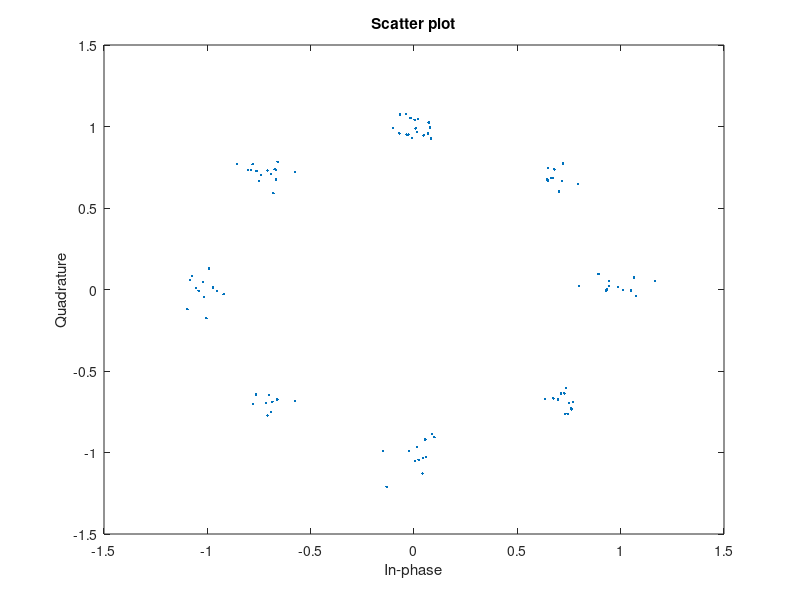

Recreate this plot in MATLAB. (Note: this script raises an error after producing the figure.)

nBit = 3;
M = 2^nBit;
N = 1e2;						% Number of samples
Ex = 1;

EbN0_dB = 10;
EbN0 = 10.^(EbN0_dB/10);
EsN0 = EbN0 * (nBit);

noise_var = 0.5*Ex/EsN0;
a = randsrc(N, 1, [0:M-1]);
x = pskmod(a, M);				% Modulate the signal x.
noise = 0.5*sqrt(noise_var) * (randn(N,1) + sqrt(-1)*randn(N,1));
y = x + noise;					% Output of AWGN channel
x_hat = pskdemod(y, M);			% Demodulate the signal y_chann. 	
scatterplot(y);


%% ---
nBit = 1;
M = 2^nBit;
temp = pskmod(0:M-1, M);
Ex = mean(abs(temp).^2);

%% ---
EbN0_dB = 1:10;
EbN0 = 10.^(EbN0_dB/10);
EsN0 = EbN0 * (nBit);
EsN0_dB = 10*log10(EsN0);

Error = zeros(length(EbN0_dB), 1);
BER = zeros(length(EbN0_dB), 1);

%% ---
framesize = 1e4;
for k = 1:length(EsN0)
	tic
	SNR = EsN0(k);
	fprintf('[%4.1f dB] ' , EbN0_dB(k)); 
	
	noise_var = 0.5 * (Ex/SNR);
	sigma = sqrt(noise_var);
	
	DataLength = 0;
	fprintf('wait ...  '); 
	t = 1;
	while Error(k) < 100,
		progress(Error(k));
		
		msg = randsrc(1, framesize, 0:M-1);
		s = pskmod(msg, M, 0);

		n = sigma * (randn(1, length(s))+sqrt(-1)*randn(1, length(s)));
		y = s + n;						% the received signal after feedforward filter nff taps
		
		d = pskdemod(y, M, 0);
		[n_e, ratio] = biterr(d, msg);
		DataLength = DataLength + framesize * nBit;
		Error(k) = Error(k) + n_e;
	end
	fprintf('\b completed.\n');
	fprintf('%d errours in %d bits \n', Error(k), DataLength);
	BER(k) = Error(k)/DataLength;
	toc
	fprintf('\n');
end

h = semilogy(EbN0_dB, BER, 'bo-'); 
grid on, hold on;
title('Error Rate Performance')
xlabel('\gamma_b [dB]'), ylabel('P_e(b)');

